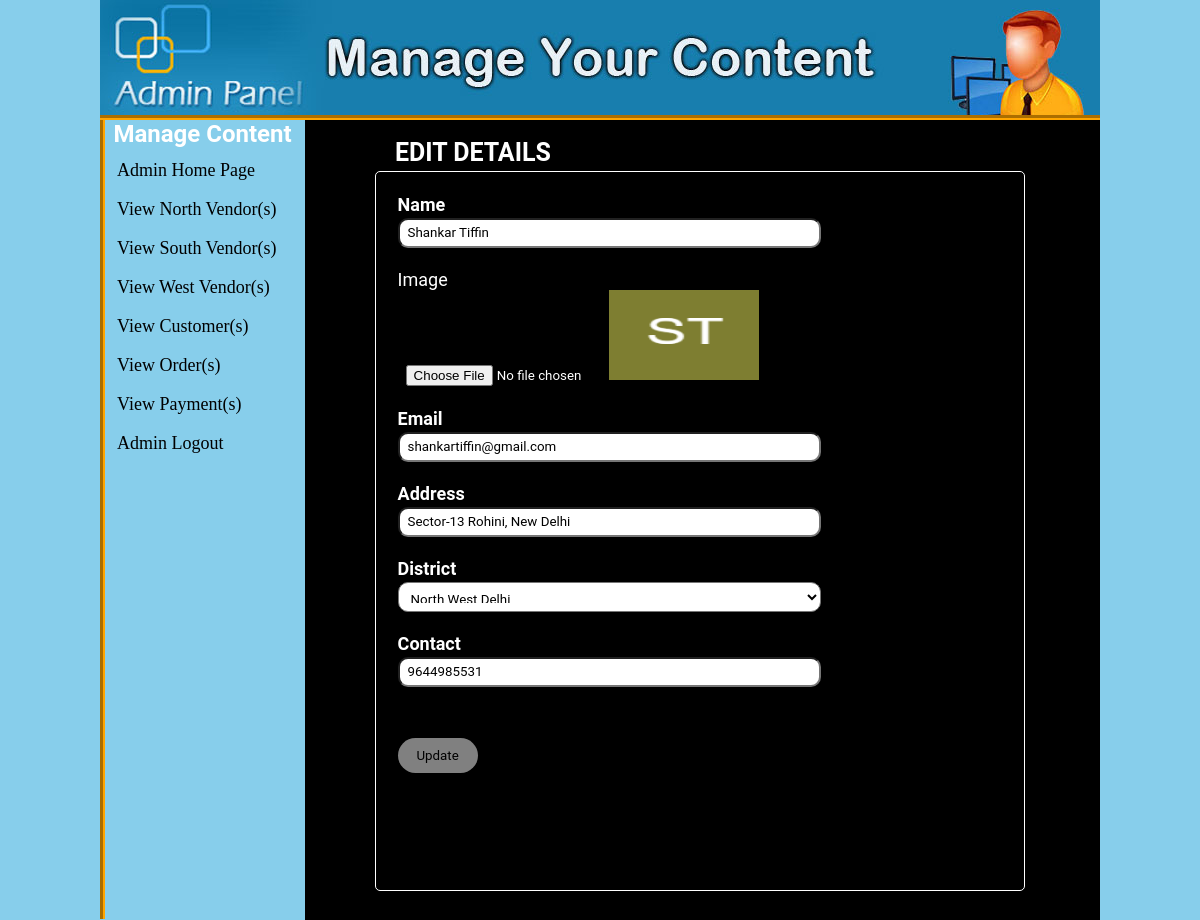
Page /admin/index.php?edit_north=1 (signed in) on the committed database.
### tables this page shows
CREATE TABLE `vendors` (
  `V_id` int(100) NOT NULL,
  `V_ip` varchar(255) NOT NULL,
  `V_name` varchar(255) NOT NULL,
  `V_logo` text NOT NULL,
  `V_regional` text NOT NULL,
  `V_email` varchar(100) NOT NULL,
  `V_pass` varchar(100) NOT NULL,
  `V_addrs` varchar(200) NOT NULL,
  `V_distrt` text NOT NULL,
  `V_contact` bigint(20) NOT NULL
);

### admin/edit_north.php (the view, shortened to what this page needs)
<?php
include("../functions/functions.php");
if(!isset($_SESSION['user_email'])){
	echo "<script>window.open('login.php?not_admin=You are not an Admin!','_self')</script>";
}
else {
	if(isset($_GET['edit_north'])){
		$edit_id = $_GET['edit_north'];
		$get_edit = "select * from vendors where V_id='$edit_id'";
		$run_edit = mysqli_query($con, $get_edit);
		$row_edit = mysqli_fetch_array($run_edit);
		$name = $row_edit['V_name'];
		$image = $row_edit['V_logo'];
		$email = $row_edit['V_email'];
		$addr = $row_edit['V_addrs'];
		$dist = $row_edit['V_distrt'];
		$cont = $row_edit['V_contact'];
	}
?>
<!DOCTYPE>
<html>
<head>
		<link rel="stylesheet" href="css/insert.css">
</head>
<body>
  <div class="product-back">
  		<div class="product-form">
        <form action="#" method="post" enctype="multipart/form-data" class="product">
          <h1>EDIT DETAILS</h1>
               <fieldset>
                 <div class="product-box">
					<div class="product-label">
                        <h4>Name</h4>
                    </div>
                    <input type="text" name="cname" value="<?php echo $name; ?>" class="input-response" /><br><br>
                    <div class="product-label">Image</div>
                    <input type="file" name="image" class="inputs-response"/><img src="../tiffin_vendors/images/<?php echo $image; ?>" width="150" height="90"/> <br>
					 <div class="product-label">
                      <h4>Email</h4>
                        <input type="text" name="email" value="<?php echo $email; ?>" class="input-response" /><br><br>
                      </div>
					  <div class="product-label">
                      <h4>Address</h4>
                        <input type="text" name="address" value="<?php echo $addr; ?>" class="input-response" /><br><br>
                      </div>
					  <div class="product-label">
                      <h4>District</h4>
                        <select class="input-response" name="district">
						<option value="<?php echo $dist; ?>"> <?php echo $dist;?> </option>
						</select><br><br>
                      </div>
					  <div class="product-label">
                      <h4>Contact</h4>
                        <input type="text" name="contact" value="<?php echo $cont; ?>" class="input-response" /><br><br>
                      </div>
                     <input type="submit" name="update" value="Update" class="sub-btn">
                </div>
            </fieldset>
      </form>
	  </div>
</div>
</body>
</html>
<?php } ?>

### admin/css/admin_panel.css (style rules this page uses)
* { margin:0; padding:0; }
body { background: skyblue; }

### admin/css/insert.css (style rules this page uses)
* { margin: 0; padding: 0; font-family: 'Roboto'; box-sizing: border-box; }
body { padding: 0px; margin: 0px; background: skyblue; }
.product-back { background-color: rgb(0,0,0); min-height: 800px; width:795px; }
fieldset { border: 1px solid white; width: 650px; height: 720px; color: white; font-size: 18px; margin-top: 4px; margin-left: 70px; padding: 3%; border-radius: 5px; }
.product-form { display:inline-block; }
.product-form h1 { font-size: 25px; padding-top: 18px; margin-left:90px; color: white; }
.input-response { box-sizing: border-box; background-color: white; margin-top:3px; width: 70%; padding: 8px; height: 30px; border-radius: 10px; }
.inputs-response { margin-top:3px; width: 35%; padding: 8px; height: 30px; }
.sub-btn { background-color: grey; margin-top:30px; border:none; outline:none; width: 80px; height: 35px; border-radius: 20px; }

### rows in the picture
vendors: cname "Shankar Tiffin", V_logo (picture), email "shankartiffin@gmail.com", address "Sector-13 Rohini, New Delhi", district "North West Delhi", contact "9644985531"
